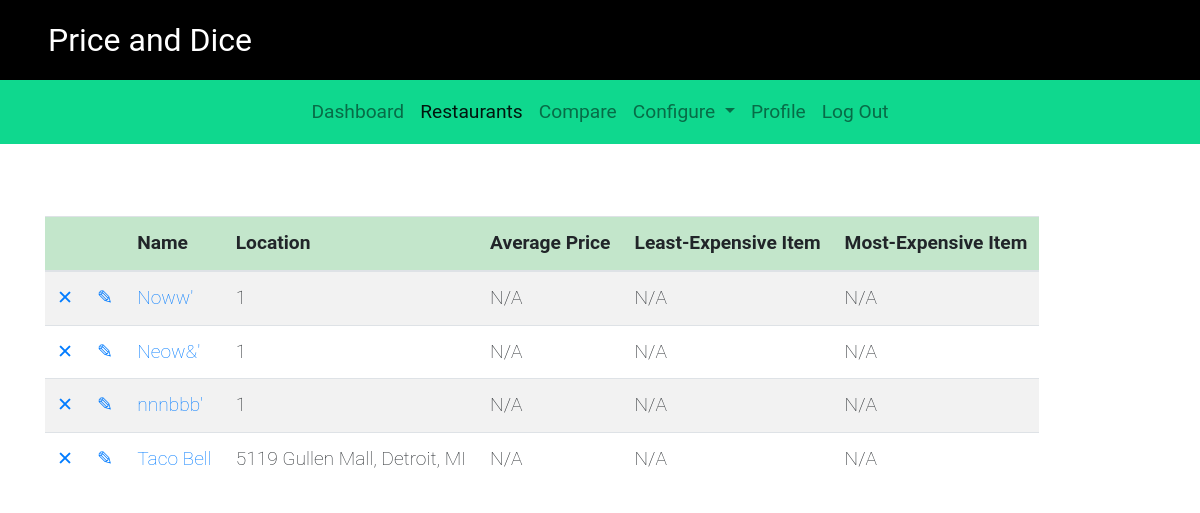
Page /campus/restaurant_list/ (signed in) on the committed database.
### campus/models.py (models this page shows, shortened)
class Restaurant(models.Model):
    name = models.CharField(max_length=200)
    location = models.CharField(max_length=200)
    phone_number = models.CharField(max_length=20, default='(xxx) xxx-xxxx')
    description = models.CharField(max_length=300, default='No description added')
    sunday = models.CharField(max_length=20, default=DEFAULT_HOURS)
    monday = models.CharField(max_length=20, default=DEFAULT_HOURS)
    tuesday = models.CharField(max_length=20, default=DEFAULT_HOURS)
    wednesday = models.CharField(max_length=20, default=DEFAULT_HOURS)
    thursday = models.CharField(max_length=20, default=DEFAULT_HOURS)
    friday = models.CharField(max_length=20, default=DEFAULT_HOURS)
    saturday = models.CharField(max_length=20, default=DEFAULT_HOURS)
    item_list = models.ManyToManyField(Item)
    def get_average_price(self):
        item_list = self.item_list.all()
        if not item_list:
            return 'N/A'
    def get_cheapest_item(self):
        item_list = self.item_list.all()
        if not item_list:
            return 'N/A'
        return cheap_item
    def get_most_expensive(self):
        item_list = self.item_list.all()
        if not item_list:
            return 'N/A'
        return expensive_item

### campus/views.py (the view)
# urls.py: path('restaurant_list/', views.restaurant_list, name='restaurant_list'),
def restaurant_list(request, context = {}):
    restaurant_list = Restaurant.objects.all()
    context['restaurant_list'] = restaurant_list
    return render(request, 'campus/restaurant-list.html', context)

### campus/templates/campus/restaurant-list.html (shortened to what this page needs)
{% extends "./base.html" %}
{% block restaurant_list_link %}
<li class="nav-item active">
     <a class="nav-link active" href="{% url 'campus:restaurant_list' %}">Restaurants</a>
</li>
{% endblock%}
{% block body %}
<div class="container content-top">
     <br>
     <div class="row">
          <div class="col-lg-12">
               <table class="table table-large
               table-weight-low table-hover table-responsive table-striped">
                    <thead>
                         <tr class="table-success">
                              {% if user.is_staff %}
                                   <th></th>
                                   <th></th>
                              {% endif %}
                              <th>Name</th>
                              <th>Location</th>
                              <th>Average Price</th>
                              <th>Least-Expensive Item</th>
                              <th>Most-Expensive Item</th>
                         </tr>
                    </thead>
                    <tbody>
                         {% for restaurant in restaurant_list %}
                         <tr>
                              {% if user.is_staff %}
                                   <td><a href="{% url 'campus:delete_restaurant' restaurant.id %}">&#10005;</a></td>
                                   <td><a href="{% url 'campus:edit_restaurant' restaurant.id %}">&#9998;</a></td>
                              {% endif %}
                              <td><a href="{% url 'campus:restaurant_detail' restaurant.id %}">{{restaurant.name}}</a></td>
                              <td>{{restaurant.location}}</td>
                              <td>
                                   {% if restaurant.get_average_price != 'N/A' %}
                                   ${{restaurant.get_average_price | floatformat:2}}
                                   {% else %}
                                   {{restaurant.get_average_price}}
                                   {% endif %}
                              </td>
                              <td>{{restaurant.get_cheapest_item}}</td>
                              <td>{{restaurant.get_most_expensive}}</td>
                         </tr>
                         {% endfor %}
                    </tbody>
               </table>
          </div>
     </div>
</div>
{% endblock %}

### campus/static/campus/style.css (style rules this page uses)
body { font-family: 'Roboto', sans-serif; }
.content-top { margin-top: 3rem; }

### campus/static/campus/navbar.css (style rules this page uses)
li.nav-item a.nav-link { display: block; height: 4rem; padding-top: 1.1rem; font-size: 1.2rem; }

### campus/static/campus/table.css (style rules this page uses)
.table-large { font-size: 1.2rem; }
.table-weight-low { font-weight: 100; }

### rows in the picture
Restaurant: name "Noww'", location "1", get_average_price "N/A", get_cheapest_item "N/A", get_most_expensive "N/A"
Restaurant: name "Neow&'", location "1", get_average_price "N/A", get_cheapest_item "N/A", get_most_expensive "N/A"
Restaurant: name "nnnbbb'", location "1", get_average_price "N/A", get_cheapest_item "N/A", get_most_expensive "N/A"
Restaurant: name "Taco Bell", location "5119 Gullen Mall, Detroit, MI", get_average_price "N/A", get_cheapest_item "N/A", get_most_expensive "N/A"
